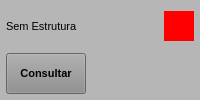
               <widget class="QWidget" name="widget_5" native="true">
                <property name="font">
                 <font>
                  <pointsize>8</pointsize>
                 </font>
                </property>
                <property name="styleSheet">
                 <string notr="true">background-color: rgb(182, 182, 182);</string>
                </property>
                <layout class="QVBoxLayout" name="verticalLayout_15">
                 <property name="leftMargin">
                  <number>6</number>
                 </property>
                 <property name="topMargin">
                  <number>6</number>
                 </property>
                 <property name="rightMargin">
                  <number>6</number>
                 </property>
                 <property name="bottomMargin">
                  <number>6</number>
                 </property>
                 <item>
                  <widget class="QWidget" name="widget" native="true">
                   <property name="font">
                    <font>
                     <pointsize>8</pointsize>
                    </font>
                   </property>
                   <layout class="QHBoxLayout" name="horizontalLayout_3">
                    <property name="leftMargin">
                     <number>0</number>
                    </property>
                    <property name="topMargin">
                     <number>0</number>
                    </property>
                    <property name="rightMargin">
                     <number>0</number>
                    </property>
                    <property name="bottomMargin">
                     <number>0</number>
                    </property>
                    <item>
                     <widget class="QLabel" name="label_6">
                      <property name="font">
                       <font>
                        <pointsize>8</pointsize>
                       </font>
                      </property>
                      <property name="text">
                       <string>Sem Estrutura</string>
                      </property>
                     </widget>
                    </item>
                    <item>
                     <widget class="QLabel" name="label_5">
                      <property name="maximumSize">
                       <size>
                        <width>30</width>
                        <height>30</height>
                       </size>
                      </property>
                      <property name="font">
                       <font>
                        <pointsize>8</pointsize>
                       </font>
                      </property>
                      <property name="styleSheet">
                       <string notr="true">background-color: rgb(255, 0, 0);</string>
                      </property>
                      <property name="text">
                       <string/>
                      </property>
                     </widget>
                    </item>
                   </layout>
                  </widget>
                 </item>
                 <item>
                  <widget class="QPushButton" name="btn_Consultar">
                   <property name="sizePolicy">
                    <sizepolicy hsizetype="Preferred" vsizetype="Preferred">
                     <horstretch>0</horstretch>
                     <verstretch>0</verstretch>
                    </sizepolicy>
                   </property>
                   <property name="maximumSize">
                    <size>
                     <width>80</width>
                     <height>16777215</height>
                    </size>
                   </property>
                   <property name="font">
                    <font>
                     <pointsize>8</pointsize>
                     <weight>75</weight>
                     <bold>true</bold>
                    </font>
                   </property>
                   <property name="cursor">
                    <cursorShape>PointingHandCursor</cursorShape>
                   </property>
                   <property name="styleSheet">
                    <string notr="true">background-color: rgb(141, 141, 141);</string>
                   </property>
                   <property name="text">
                    <string>Consultar</string>
                   </property>
                  </widget>
                 </item>
                </layout>
               </widget>
